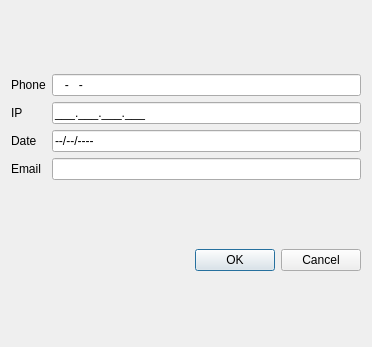
<?xml version="1.0" encoding="UTF-8"?>
<ui version="4.0">
 <class>Dialog</class>
 <widget class="QDialog" name="Dialog">
  <property name="geometry">
   <rect>
    <x>0</x>
    <y>0</y>
    <width>372</width>
    <height>347</height>
   </rect>
  </property>
  <property name="windowTitle">
   <string>Dialog</string>
  </property>
  <layout class="QVBoxLayout" name="verticalLayout">
   <item>
    <layout class="QGridLayout" name="gridLayout">
     <item row="0" column="0">
      <widget class="QLabel" name="txtPhone">
       <property name="text">
        <string>Phone</string>
       </property>
      </widget>
     </item>
     <item row="0" column="1">
      <widget class="QLineEdit" name="lineEdit">
       <property name="inputMask">
        <string>000-000-0000</string>
       </property>
      </widget>
     </item>
     <item row="1" column="0">
      <widget class="QLabel" name="txtIP">
       <property name="text">
        <string>IP</string>
       </property>
      </widget>
     </item>
     <item row="1" column="1">
      <widget class="QLineEdit" name="lineEdit_2">
       <property name="inputMask">
        <string>000.000.000.000;_</string>
       </property>
      </widget>
     </item>
     <item row="2" column="0">
      <widget class="QLabel" name="txtDate">
       <property name="text">
        <string>Date</string>
       </property>
      </widget>
     </item>
     <item row="2" column="1">
      <widget class="QLineEdit" name="lineEdit_3">
       <property name="inputMask">
        <string>00/00/0000;-</string>
       </property>
      </widget>
     </item>
     <item row="3" column="0">
      <widget class="QLabel" name="lblEmail">
       <property name="text">
        <string>Email</string>
       </property>
      </widget>
     </item>
     <item row="3" column="1">
      <widget class="QLineEdit" name="txtEmail">
       <property name="inputMask">
        <string/>
       </property>
      </widget>
     </item>
    </layout>
   </item>
   <item>
    <widget class="QDialogButtonBox" name="buttonBox">
     <property name="standardButtons">
      <set>QDialogButtonBox::Cancel|QDialogButtonBox::Ok</set>
     </property>
    </widget>
   </item>
  </layout>
 </widget>
 <resources/>
 <connections/>
</ui>
